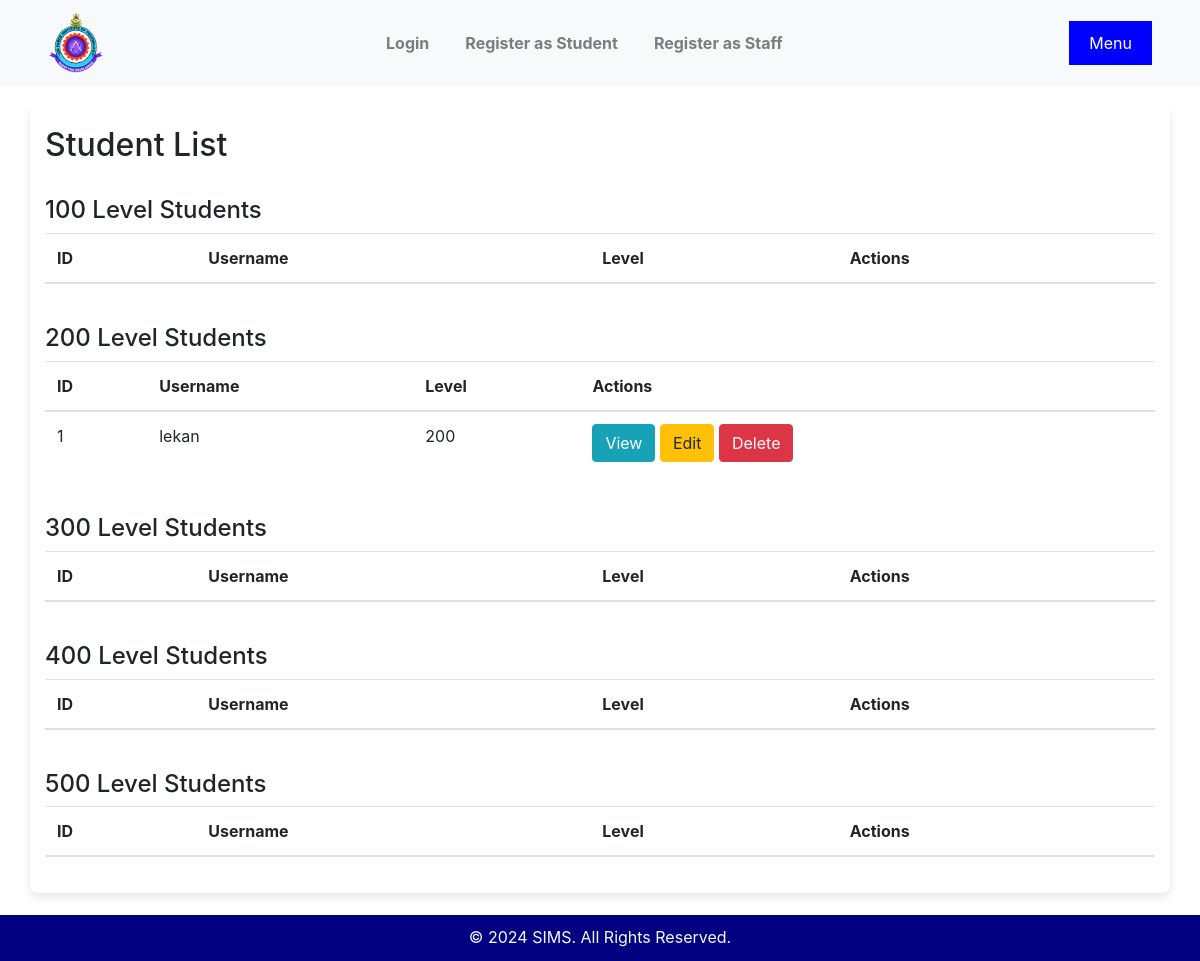
The app's page /students/, older data.
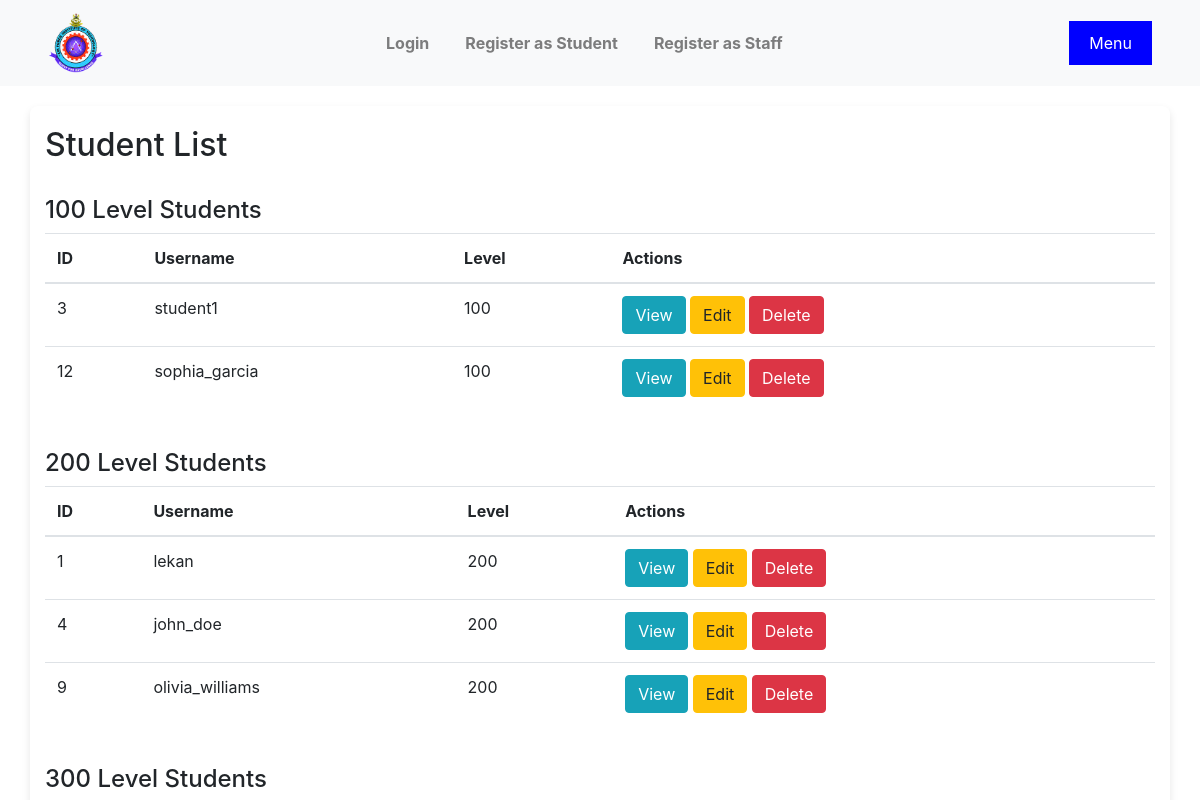
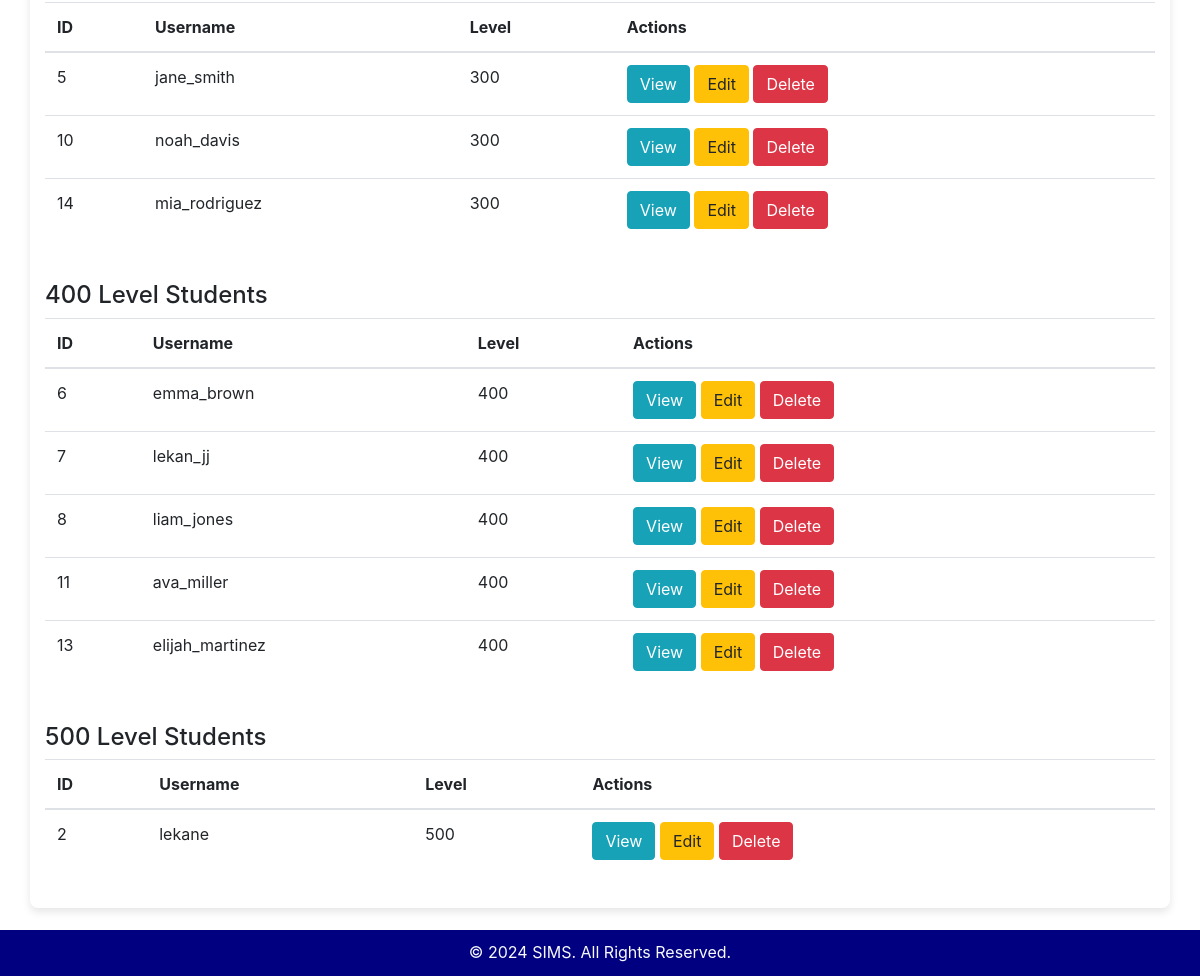
The same page, newer data (2 pictures, top to bottom).
### ims/models.py (models this page shows, shortened)
class Student(models.Model):
    user = models.OneToOneField(User, on_delete=models.CASCADE)
    level = models.ForeignKey(Level, on_delete=models.CASCADE)
    matric = models.CharField(max_length=50, blank=True, null=True)
    reg_no = models.CharField(max_length=50, blank=True, null=True)
    phone = models.CharField(max_length=50, blank=True, null=True)
    Gaurdian_contact = models.CharField(max_length=50, blank=True, null=True)
    department = models.ForeignKey(Department, on_delete=models.CASCADE)
    courses_registered = models.ManyToManyField('Course', related_name='students')
    carry_over = models.ManyToManyField('Course', null=True, blank=True)
    approved = models.BooleanField(default=False)

class Level(models.Model):
    level = models.CharField(max_length=255, choices=levels)
    department = models.ForeignKey(Department, on_delete=models.CASCADE)
    adviser = models.OneToOneField(Lecturer, on_delete=models.CASCADE)
    def __str__(self):
        return self.level

### users/models.py (models this page shows, shortened)
class CustomUser(AbstractUser):
    ROLE_CHOICES = [
        ('ADMIN', 'Admin'),
        ('STUDENT', 'Student'),
        ('LECTURER', 'Lecturer'),
        ('CLINIC_STAFF', 'Clinic Staff'),
    ]
    role = models.CharField(max_length=20, choices=ROLE_CHOICES)
    Approved = models.BooleanField(default=True)
    objects = CustomUserManager()

### ims/views.py (the view)
# urls.py: path('students/', views.StudentListView.as_view(), name='student_list'),
class StudentListView(ListView):
    model = Student
    context_object_name = 'students'
    template_name = 'students/student_list.html'

### templates/students/student_list.html (shortened to what this page needs)
{% extends 'base.html' %}
{% block content %}
    <h2>Student List</h2>
    <br>
<h4>100 Level Students</h4>
<table class="table">
    <thead>
        <tr>
            <th>ID</th>
            <th>Username</th>
            <th>Level</th>
            <th>Actions</th>
        </tr>
    </thead>
    <tbody>
        {% for student in students %}
            {% if student.level.level == '100' %}
                <tr>
                    <td>{{ student.id }}</td>
                    <td>{{ student.user.username }}</td>
                    <td>{{ student.level }}</td>
                    <td>
                        <a href="{% url 'student_detail' student.id %}" class="btn btn-info">View</a>
                        <a href="{% url 'student_update' student.id %}" class="btn btn-warning">Edit</a>
                        <a href="{% url 'student_delete' student.id %}" class="btn btn-danger">Delete</a>
                    </td>
                </tr>
            {% endif %}
        {% endfor %}
    </tbody>
</table>
<br>
<h4>200 Level Students</h4>
<table class="table">
    <thead>
        <tr>
            <th>ID</th>
            <th>Username</th>
            <th>Level</th>
            <th>Actions</th>
        </tr>
    </thead>
    <tbody>
        {% for student in students %}
            {% if student.level.level == '200' %}
                <tr>
                    <td>{{ student.id }}</td>
                    <td>{{ student.user.username }}</td>
                    <td>{{ student.level }}</td>
                    <td>
                        <a href="{% url 'student_detail' student.id %}" class="btn btn-info">View</a>
                        <a href="{% url 'student_update' student.id %}" class="btn btn-warning">Edit</a>
                        <a href="{% url 'student_delete' student.id %}" class="btn btn-danger">Delete</a>
                    </td>
                </tr>
            {% endif %}
        {% endfor %}
    </tbody>
</table>
<br>
<h4>300 Level Students</h4>
<table class="table">
    <thead>
        <tr>
            <th>ID</th>
            <th>Username</th>
            <th>Level</th>
            <th>Actions</th>
        </tr>
    </thead>
    <tbody>
        {% for student in students %}
            {% if student.level.level == '300' %}
                <tr>
                    <td>{{ student.id }}</td>
                    <td>{{ student.user.username }}</td>
                    <td>{{ student.level }}</td>
                    <td>
                        <a href="{% url 'student_detail' student.id %}" class="btn btn-info">View</a>
                        <a href="{% url 'student_update' student.id %}" class="btn btn-warning">Edit</a>
                        <a href="{% url 'student_delete' student.id %}" class="btn btn-danger">Delete</a>
                    </td>
                </tr>
            {% endif %}
        {% endfor %}
    </tbody>
</table>
<br>
<h4>400 Level Students</h4>
<table class="table">
    <thead>
        <tr>
            <th>ID</th>
            <th>Username</th>
            <th>Level</th>
            <th>Actions</th>
        </tr>
    </thead>
    <tbody>
        {% for student in students %}
            {% if student.level.level == '400' %}
                <tr>
                    <td>{{ student.id }}</td>
                    <td>{{ student.user.username }}</td>
                    <td>{{ student.level }}</td>
                    <td>
                        <a href="{% url 'student_detail' student.id %}" class="btn btn-info">View</a>
                        <a href="{% url 'student_update' student.id %}" class="btn btn-warning">Edit</a>
                        <a href="{% url 'student_delete' student.id %}" class="btn btn-danger">Delete</a>
                    </td>
                </tr>
            {% endif %}
        {% endfor %}
    </tbody>
</table>
<br>
<h4>500 Level Students</h4>
<table class="table">
    <thead>
        <tr>
            <th>ID</th>
            <th>Username</th>
            <th>Level</th>
            <th>Actions</th>
        </tr>
    </thead>
    <tbody>
        {% for student in students %}
            {% if student.level.level == '500' %}
                <tr>
                    <td>{{ student.id }}</td>
                    <td>{{ student.user.username }}</td>
                    <td>{{ student.level }}</td>
                    <td>
                        <a href="{% url 'student_detail' student.id %}" class="btn btn-info">View</a>
                        <a href="{% url 'student_update' student.id %}" class="btn btn-warning">Edit</a>
                        <a href="{% url 'student_delete' student.id %}" class="btn btn-danger">Delete</a>
                    </td>
                </tr>
            {% endif %}
        {% endfor %}
    </tbody>
</table>
{% endblock %}

### templates/base.html (shortened to what this page needs)
{% load static %}
<!DOCTYPE html>
<html lang="en">
<head>
    <link rel="stylesheet" href="{% static 'css/style.css' %}">
    <link rel="stylesheet" href="https://cdn.jsdelivr.net/npm/bootstrap@4.6.2/dist/css/bootstrap.min.css">
</head>
<body>
    <nav class="navbar navbar-expand-md navbar-light bg-light px-5" style="justify-content: space-between;">
        <a class="navbar-brand" href="#">
            <img src="{% static 'img/Picture1.gif' %}" alt="" style="height: 60px;">
        </a>
       <div>
        <div class="collapse navbar-collapse" id="navbarNavDropdown">
            <ul class="navbar-nav ml-auto">
                {% if user.is_authenticated %}
                    <li class="nav-item align-self-center"><span class="text-muted">Hello, {{user.username | title}}</span></li>
                    <li class="nav-item"><a class="nav-link" href="{% url 'dashboard' %}">Dashboard</a></li>
                   {% if user.is_staff %}
                   <li class="nav-item dropdown">
                    <a class="nav-link dropdown-toggle" href="#" id="navbarDropdownMenuLink" role="button" data-toggle="dropdown" aria-haspopup="true" aria-expanded="false">
                        Manage
                    </a>
                    <div class="dropdown-menu" aria-labelledby="navbarDropdownMenuLink">
                        <a class="dropdown-item" href="{% url 'admin_list' %}">Admins</a>
                        <a class="dropdown-item" href="{% url 'student_list' %}">Students</a>
                        <a class="dropdown-item" href="{% url 'lecturer_list' %}">Lecturers</a>
                        <a class="dropdown-item" href="{% url 'course_list' %}">Courses</a>
                        <a class="dropdown-item" href="{% url 'result_list' %}">Results</a>
                    </div>
                </li>
                {% endif %}
               <li class="nav-item">
                        {% if user.role == 'STUDENT' %}
                            <a class="nav-link" href="{% url 'student_view_timetable' %}">View Timetable</a>
                        {% elif user.role == 'LECTURER' %}
                            <a class="nav-link" href="{% url 'lecturer_view_timetable' %}">View Timetable</a>
                        {% endif %}
                    </li>
                    <li class="nav-item">
                        <form method="POST" action="{% url 'logout' %}">
                            {% csrf_token %}
                            <button type="submit" class="nav-link text-light">Logout</button>
                        </form>
                    </li>
                {% else %}
                    <li class="nav-item"><a class="nav-link" href="{% url 'login' %}">Login</a></li>
                    <li class="nav-item"><a class="nav-link" href="{% url 'student_register' %}">Register as Student</a></li>
                    <li class="nav-item"><a class="nav-link" href="{% url 'staff_register' %}">Register as Staff</a></li>
                {% endif %}
            </ul>
        </div>
       </div>
    </nav>
    <div class="container">
        {% block content %}{% endblock %}
    </div>
<br>y
    <footer>
        <p class="text-light">&copy; 2024 SIMS. All Rights Reserved.</p>
    </footer>
</body>
</html>

### ims/static/css/style.css (style rules this page uses)
body { font-family: 'Arial', sans-serif; margin: 0; padding: 0; background-color: #f5f5f5; color: #333; }
nav { background-color: navy; color: white; padding: 15px; }
nav ul { list-style: none; display: flex; justify-content: space-between; }
nav ul li { margin-right: 20px; }
nav ul li a { color: white; text-decoration: none; font-weight: bold; }
.container { max-width: 1200px; margin: 20px auto; padding: 20px; background-color: white; border-radius: 8px; box-shadow: 0 4px 8px rgba(0, 0, 0, 0.1); }
p { line-height: 1.6; color: #333; }
footer { background-color: navy; color: white; text-align: center; padding: 10px 0; position: fixed; bottom: 0; width: 100%; }
footer p { margin: 0; }

Row changes from the older to the newer data that the page shows:
added Student: id "3", user.username "student1", level "100", shown under "100 Level Students"
added Student: id "12", user.username "sophia_garcia", level "100", shown under "100 Level Students"
added Student: id "4", user.username "john_doe", level "200", shown under "200 Level Students"
added Student: id "9", user.username "olivia_williams", level "200", shown under "200 Level Students"
added Student: id "5", user.username "jane_smith", level "300", shown under "300 Level Students"
added Student: id "10", user.username "noah_davis", level "300", shown under "300 Level Students"
added Student: id "14", user.username "mia_rodriguez", level "300", shown under "300 Level Students"
added Student: id "6", user.username "emma_brown", level "400", shown under "400 Level Students"
added Student: id "7", user.username "lekan_jj", level "400", shown under "400 Level Students"
added Student: id "8", user.username "liam_jones", level "400", shown under "400 Level Students"
added Student: id "11", user.username "ava_miller", level "400", shown under "400 Level Students"
added Student: id "13", user.username "elijah_martinez", level "400", shown under "400 Level Students"
added Student: id "2", user.username "lekane", level "500", shown under "500 Level Students"
